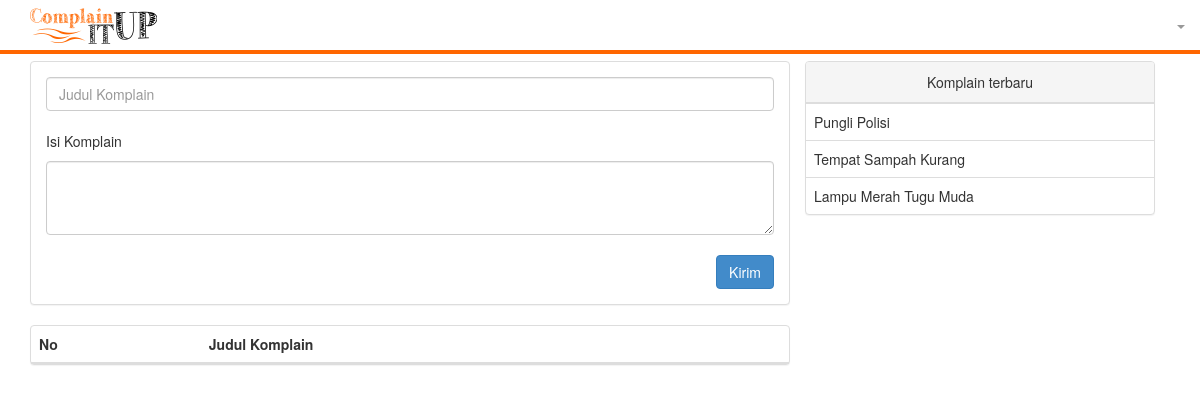
Screenshot of /user.php with the database file from the repository.
### tables this page shows
CREATE TABLE IF NOT EXISTS `Komplain` (
`Nocomplain` int(5) NOT NULL,
  `Judul` varchar(100) NOT NULL,
  `Complain` text NOT NULL,
  `Username` varchar(30) DEFAULT NULL
);

### pages/home1.php (the view, shortened to what this page needs)
<div class="col-md-8">
	  <div class="row">
	    <div class="panel panel-default">
	    	<div class="panel-body">
	    	  <form role="form" method="POST" action="posting.php">
	    		<input type="text" class="form-control" name="title" placeholder="Judul Komplain"><br>
	    		<p>Isi Komplain</p>
	    		<textarea class="form-control" name="text" rows="3"></textarea><br>
	    		<button type="submit" name="submit" class="btn btn-primary pull-right">Kirim</button>
	    	  </form>
	    	</div>
	    </div>
	    <div class="panel panel-default">
	      <table class="table table-hover sortable">
	        <thead>
	      	  <tr>
	      		<th>No</th>
	      		<th>Judul Komplain</th>
	      	  </tr>
	        </thead>
	      </table>
	    </div>
	  </div>
	</div>
	<div class="col-md-4">
	  <div class="panel panel-default">
	      <div class="panel-heading" align="center">Komplain terbaru</div>
	        <table class="table table-hover sortable">
	      	  <tbody>
	      	    <?php
	      	      $result=mysql_query("SELECT * FROM Komplain order by Nocomplain asc") or die (mysql_error());
	              for($i=1;$i<5;$i++) {
	              	$data=mysql_fetch_array($result);
	              	if($data == NULL) {break;}
	      	    ?>
	      	    <tr class='clickableRow' href='user.php?p=komplain&id=<?php echo $data[1];?>'
	      	    ><td><?php echo $data[1]?></td></tr>
	  			<?php }?>
	      	  </tbody>
	        </table>
	      </div>
	  </div>
	</div>

### css/style.css (style rules this page uses)
.sortable tr { cursor: pointer; }

### rows the page displays
komplain: Judul "Pungli Polisi"
komplain: Judul "Tempat Sampah Kurang"
komplain: Judul "Lampu Merah Tugu Muda"
